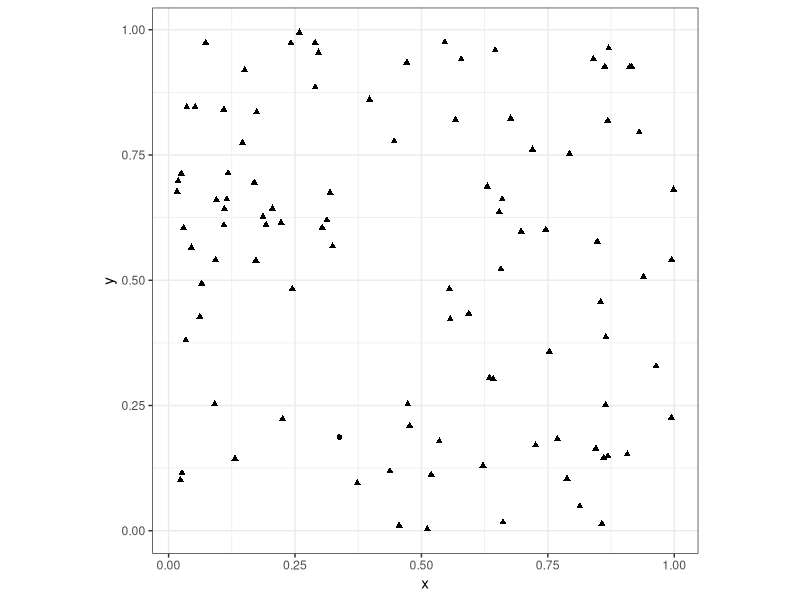
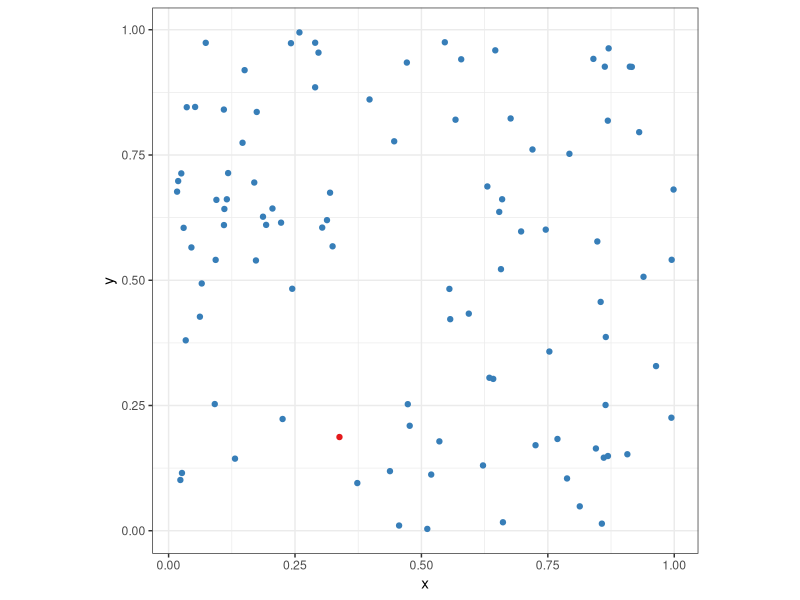

Reproduce these figures in R, in order. (Note: this script raises an error after producing the figures.)
## ---- chunk 1
library(tidyverse)
## ---- chunk 2
df <- data.frame(x = runif(100), y = runif(100), cl = sample(c(rep("A", 1), rep("B", 99))))

df %>% filter(cl == "A")
df %>% filter(cl != "A")
## ---- chunk 3
ggplot(data = df, aes(x, y, shape = cl)) + theme_bw() + geom_point() + theme(legend.position = "None", aspect.ratio = 1)

## ---- chunk 4
ggplot(data = df, aes(x, y, colour = cl)) + 
  geom_point() + 
  theme_bw() +
  theme(legend.position = "None", aspect.ratio = 1) +
  scale_color_brewer(palette = "Set1")
## ---- chunk 5
tb <- read_rds("data/tb_tidy.rds")
tb

# data pre-processing
tb_au <- filter(tb, country == "Australia") %>%
  rename(age = age_group) %>% 
  filter(!(age %in% c("04", "014", "514", "u"))) %>%
  filter(year > 1996, year < 2013)

tb_au
## ---- chunk 6
tb_au %>% filter(year == 2012) %>%
  ggplot(aes(x = sex, y = count, fill = sex)) + 
  geom_bar(stat = "identity", position = "dodge") + facet_grid( ~ age ) + scale_fill_brewer(palette = "Dark2")
## ---- chunk 7
tb_au %>% filter(year == 2012) %>%
  ggplot(aes(x = age, y = count, fill = age)) + 
  geom_bar(stat = "identity", position = "dodge") + facet_grid( ~ sex ) + scale_fill_brewer(palette = "Dark2")
